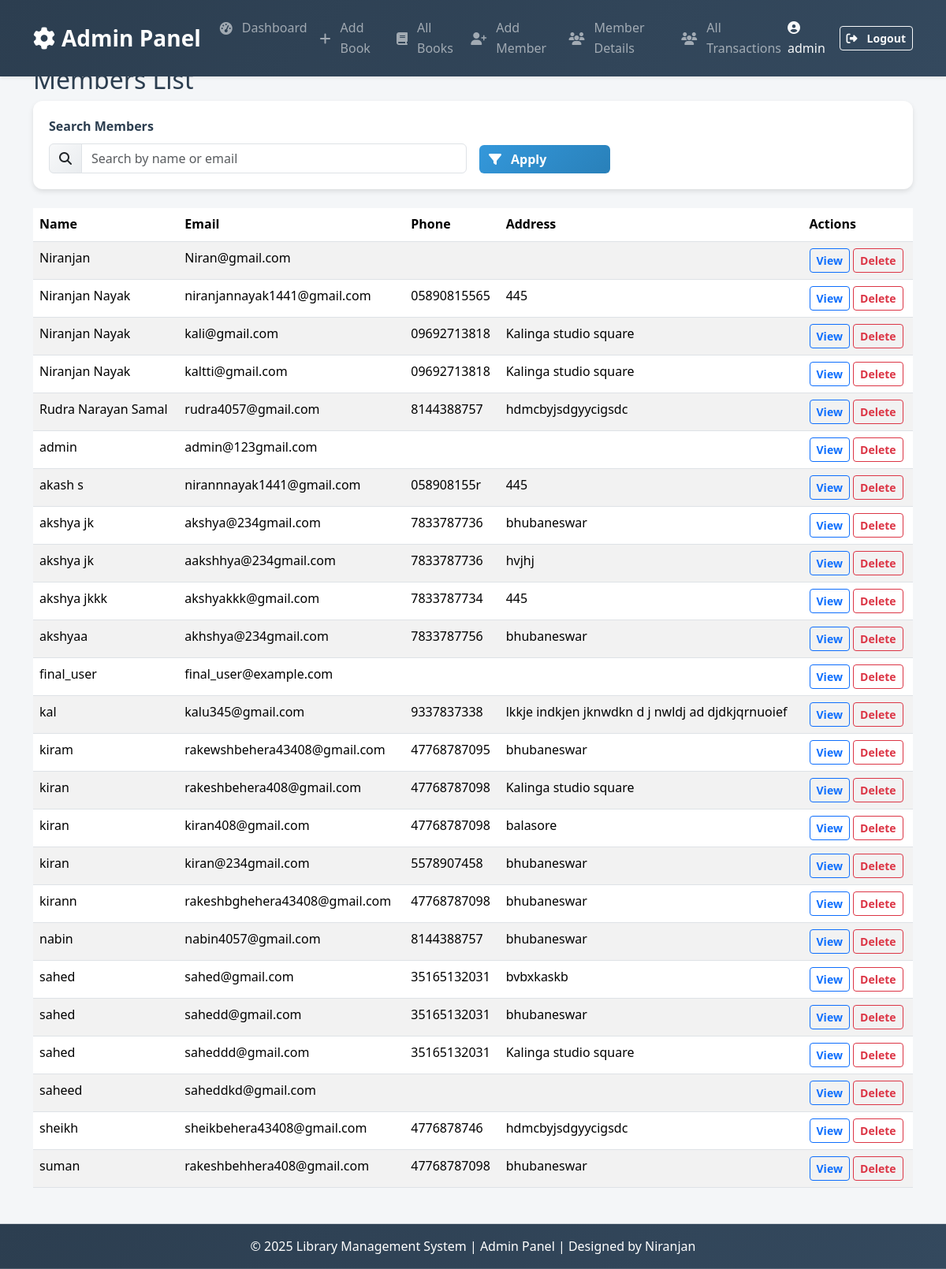
Screenshot of /members/ (signed in) with the database file from the repository.
### members/models.py (models this page shows, shortened)
class Member(models.Model):
    user = models.OneToOneField(User, on_delete=models.CASCADE, related_name='member', null=True)
    STATUS_CHOICES = [
        ('active', 'Active'),
        ('inactive', 'Inactive'),
        ('suspended', 'Suspended'),
    ]
    name = models.CharField(max_length=100)
    email = models.EmailField(unique=True)
    phone = models.CharField(max_length=15)
    address = models.TextField()
    membership_date = models.DateField()
    status = models.CharField(max_length=10, choices=STATUS_CHOICES, default='active')
    joined_date = models.DateField(null=True, blank=True)
    total_fines = models.DecimalField(max_digits=8, decimal_places=2, default=0.00)
    username = models.CharField(max_length=150, unique=True, blank=True, null=True)  # New username field
    password = models.CharField(max_length=128, blank=True, null=True)  # New password field
    created_at = models.DateTimeField(auto_now_add=True)
    updated_at = models.DateTimeField(auto_now=True)
    class Meta:
        ordering = ['name']

### members/views.py (the view)
# urls.py: path('', member_list, name='member_list'),
@login_required
def member_list(request):
    if not request.user.is_staff:
        messages.error(request, "Only admin users can access member details.")
        return redirect('home')
    members = Member.objects.all()
    search_query = request.GET.get('search', '')
    if search_query:
        members = members.filter(
            Q(name__icontains=search_query) |
            Q(email__icontains=search_query)
        )
    status_filter = request.GET.get('status', '')
    if status_filter:
        members = members.filter(status=status_filter)
    active_count = members.filter(status='active').count()
    context = {
        'members': members,
        'active_count': active_count,
        'search_query': search_query,
        'status_filter': status_filter,
        'is_staff': request.user.is_staff,
        'user': request.user,
    }
    return render(request, 'members/members_list.html', context)

### templates/members/members_list.html (shortened to what this page needs)
{% extends 'admin_base.html' %}
{% block content %}
<h2>Members List</h2>
<div class="dashboard-card mb-4">
    <form method="GET" action="{% url 'member_list' %}" class="row g-3 align-items-end">
        <div class="col-md-6">
            <label class="form-label">Search Members</label>
            <div class="input-group">
                <span class="input-group-text"><i class="fas fa-search"></i></span>
                <input type="text" name="search" class="form-control" placeholder="Search by name or email" value="{{ search_query }}">
            </div>
        </div>
        <div class="col-md-2">
            <button type="submit" class="btn btn-primary w-100">
                <i class="fas fa-filter me-1"></i>Apply
            </button>
        </div>
    </form>
</div>
{% if members %}
<div class="table-responsive">
    <table class="table table-striped">
        <thead>
            <tr>
                <th>Name</th>
                <th>Email</th>
                <th>Phone</th>
                <th>Address</th>
                <th>Actions</th>
            </tr>
        </thead>
        <tbody>
            {% for member in members %}
            <tr>
                <td>{{ member.name }}</td>
                <td>{{ member.email }}</td>
                <td>{{ member.phone }}</td>
                <td>{{ member.address }}</td>
                <td>
                    <a href="{% url 'member_detail' member.id %}" class="btn btn-outline-primary btn-sm">View</a>
                    <a href="{% url 'delete_member' member.id %}" class="btn btn-outline-danger btn-sm">Delete</a>
                </td>
            </tr>
            {% endfor %}
        </tbody>
    </table>
</div>
{% else %}
<div class="text-center py-5">
    <h4 class="text-muted">No members found</h4>
    <p class="text-muted">Try adjusting your search criteria or add new members to the library.</p>
</div>
{% endif %}
{% endblock %}

### templates/admin_base.html (shortened to what this page needs)
<!DOCTYPE html>
<html lang="en">
<head>
    {% load static %}
    <link href="https://cdn.jsdelivr.net/npm/bootstrap@5.3.2/dist/css/bootstrap.min.css" rel="stylesheet">
    <link rel="stylesheet" href="https://cdnjs.cloudflare.com/ajax/libs/font-awesome/6.4.0/css/all.min.css">
    <link rel="stylesheet" href="{% static 'css/dashboard.css' %}">
    <link rel="stylesheet" href="{% static 'css/styles.css' %}">
</head>
<body>
    <nav class="navbar navbar-expand-lg navbar-dark bg-primary fixed-top shadow-sm">
        <div class="container-fluid">
            {% if is_staff %}
            <a class="navbar-brand fw-bold fs-3" href="{% url 'admin_dashboard' %}">
                <i class="fas fa-cog me-2"></i>Admin Panel
            </a>
            {% endif %}
            <div class="collapse navbar-collapse" id="adminNavbar">
                <ul class="navbar-nav me-auto mb-2 mb-lg-0">
                    {% if is_staff %}
                    <li class="nav-item">
                        <a class="nav-link" href="{% url 'admin_dashboard' %}">
                            <i class="fas fa-tachometer-alt me-1"></i>Dashboard
                        </a>
                    </li>
                    <li class="nav-item">
                        <a class="nav-link" href="{% url 'add_book' %}">
                            <i class="fas fa-plus me-1"></i>Add Book
                        </a>
                    </li>
                    <li class="nav-item">
                        <a class="nav-link" href="{% url 'book_list' %}">
                            <i class="fas fa-book me-1"></i>All Books
                        </a>
                    </li>
                    <li class="nav-item">
                        <a class="nav-link" href="{% url 'add_member' %}">
                            <i class="fas fa-user-plus me-1"></i>Add Member
                        </a>
                    </li>
                    <li class="nav-item">
                        <a class="nav-link" href="{% url 'member_list' %}">
                            <i class="fas fa-users me-1"></i>Member Details
                        </a>
                    </li>
                    <li class="nav-item">
                        <a class="nav-link" href="{% url 'transaction_history' %}">
                            <i class="fas fa-users me-1"></i>All Transactions
                        </a>
                    </li>
                    {% endif %}
                </ul>
                <div class="d-flex align-items-center">
                    {% if is_staff %}
                    <span class="text-light me-3 d-none d-md-block">
                        <i class="fas fa-user-circle me-1"></i> {{ user.username }}
                    </span>
                    <a href="{% url 'logout' %}" class="btn btn-outline-light btn-sm">
                        <i class="fas fa-sign-out-alt me-1"></i>Logout
                    </a>
                    {% endif %}
                </div>
            </div>
        </div>
    </nav>
    <main class="main-content d-flex flex-column min-vh-100">
        <div class="container-fluid mt-5 pt-4 flex-grow-1">
            {% block content %}{% endblock %}
        </div>
    </main>
    <footer class="footer text-center mt-auto py-3 bg-light shadow-sm">
        <p class="mb-0">&copy; 2025 Library Management System | Admin Panel | Designed by Niranjan</p>
    </footer>
</body>
</html>

### static/css/dashboard.css (style rules this page uses)
* { margin: 0; padding: 0; box-sizing: border-box; font-family: "Segoe UI", sans-serif; }
.navbar { background: #2c3e50; color: white; padding: 15px 30px; display: flex; justify-content: space-between; align-items: center; }
.main-content { padding: 30px; background: #f4f6f8; min-height: calc(100vh - 120px); }
.dashboard-card { background: white; padding: 20px; border-radius: 12px; box-shadow: 0 3px 6px rgba(0,0,0,0.1); margin-bottom: 20px; }
.footer { background: #2c3e50; color: white; text-align: center; padding: 15px; margin-top: auto; width: 100%; position: sticky; bottom: 0; z-index: 10; }

### static/css/styles.css (style rules this page uses)
* { margin: 0; padding: 0; box-sizing: border-box; }
body { font-family: 'Segoe UI', Tahoma, Geneva, Verdana, sans-serif; line-height: 1.6; color: #2c3e50; background-color: #f8f9fa; display: flex; flex-direction: column; min-height: 100vh; overflow-x: hidden; }
.navbar-dark { background: linear-gradient(135deg, #2c3e50 0%, #34495e 100%) !important; box-shadow: 0 4px 20px rgba(0,0,0,0.15); backdrop-filter: blur(10px); }
.navbar-brand { font-weight: 800; font-size: 1.8rem; }
.navbar-nav .nav-link { padding: 0.5rem 1rem; border-radius: 8px; transition: all 0.3s ease; display: flex; align-items: center; gap: 0.5rem; }
.form-label { font-weight: 600; color: #2c3e50; }
.input-group-text { background: #f8f9fa; border-color: #dee2e6; }
.btn { font-weight: 600; transition: all 0.3s ease; display: inline-flex; align-items: center; gap: 0.5rem; }
.btn-primary { background: linear-gradient(135deg, #3498db, #2980b9); border: none; }
.main-content { padding-top: 10px; min-height: calc(100vh - 120px); }
.footer { background: linear-gradient(135deg, #2c3e50 0%, #34495e 100%); color: white; padding: 1.5rem; margin-top: auto; box-shadow: 0 -2px 10px rgba(0,0,0,0.1); }
.input-group-text { background: linear-gradient(135deg, #f8f9fa, #e9ecef); border-color: #dee2e6; }
a, button, .nav-link, .form-control, .btn { transition: all 0.3s ease; }

### rows the page displays
Member: name "Niranjan", email "Niran@gmail.com"
Member: name "Niranjan Nayak", email "niranjannayak1441@gmail.com", phone "05890815565", address "445"
Member: name "Niranjan Nayak", email "kali@gmail.com", phone "09692713818", address "Kalinga studio square"
Member: name "Niranjan Nayak", email "kaltti@gmail.com", phone "09692713818", address "Kalinga studio square"
Member: name "Rudra Narayan Samal", email "rudra4057@gmail.com", phone "8144388757", address "hdmcbyjsdgyycigsdc"
Member: name "admin", email "admin@123gmail.com"
Member: name "akash s", email "nirannnayak1441@gmail.com", phone "058908155r", address "445"
Member: name "akshya jk", email "akshya@234gmail.com", phone "7833787736", address "bhubaneswar"
Member: name "akshya jk", email "aakshhya@234gmail.com", phone "7833787736", address "hvjhj"
Member: name "akshya jkkk", email "akshyakkk@gmail.com", phone "7833787734", address "445"
Member: name "akshyaa", email "akhshya@234gmail.com", phone "7833787756", address "bhubaneswar"
Member: name "final_user", email "final_user@example.com"
Member: name "kal", email "kalu345@gmail.com", phone "9337837338", address "lkkje indkjen jknwdkn d j nwldj ad djdkjqrnuoief"
Member: name "kiram", email "rakewshbehera43408@gmail.com", phone "47768787095", address "bhubaneswar"
Member: name "kiran", email "rakeshbehera408@gmail.com", phone "47768787098", address "Kalinga studio square"
Member: name "kiran", email "kiran408@gmail.com", phone "47768787098", address "balasore"
Member: name "kiran", email "kiran@234gmail.com", phone "5578907458", address "bhubaneswar"
Member: name "kirann", email "rakeshbghehera43408@gmail.com", phone "47768787098", address "bhubaneswar"
Member: name "nabin", email "nabin4057@gmail.com", phone "8144388757", address "bhubaneswar"
Member: name "sahed", email "sahed@gmail.com", phone "35165132031", address "bvbxkaskb"
Member: name "sahed", email "sahedd@gmail.com", phone "35165132031", address "bhubaneswar"
Member: name "sahed", email "saheddd@gmail.com", phone "35165132031", address "Kalinga studio square"
Member: name "saheed", email "saheddkd@gmail.com"
Member: name "sheikh", email "sheikbehera43408@gmail.com", phone "4776878746", address "hdmcbyjsdgyycigsdc"
Member: name "suman", email "rakeshbehhera408@gmail.com", phone "47768787098", address "bhubaneswar"

### other values shown
{{ user.username }} "admin"
